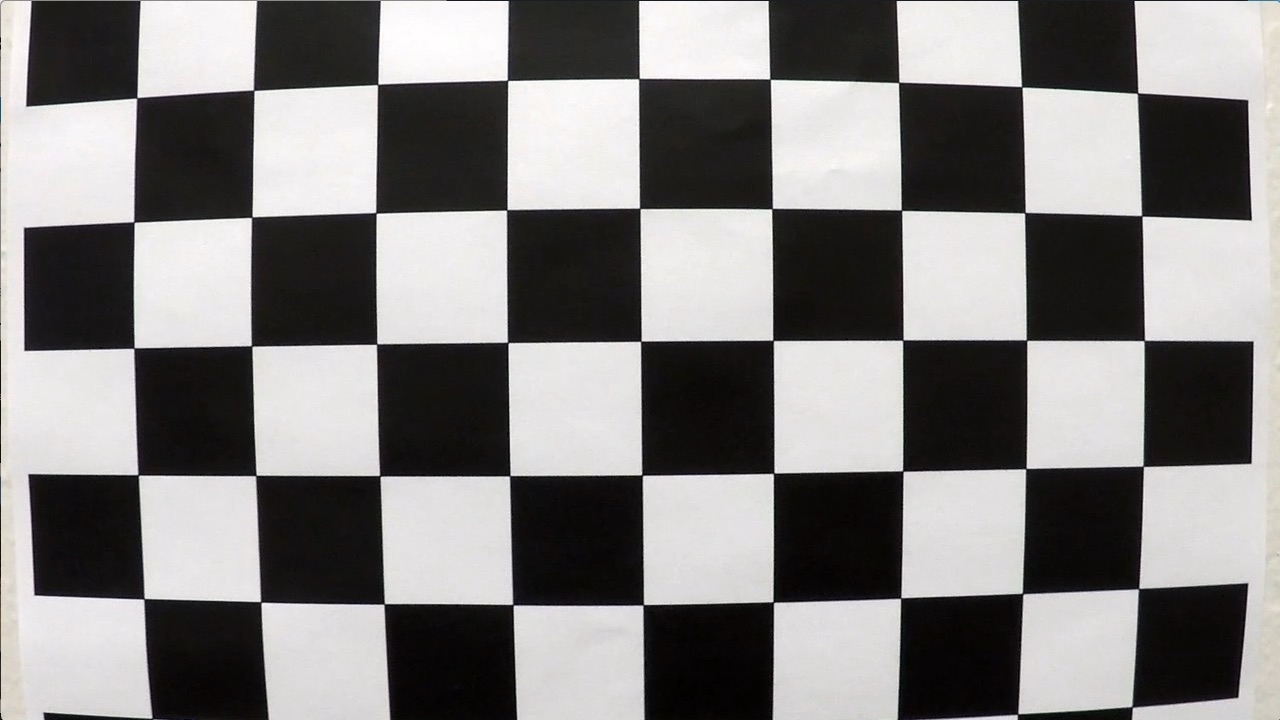
#> input picture CarND-Advanced-Lane-Lines/camera_cal/calibration1.jpg, 1280 x 720 px; its folder holds 5 pictures in this run
$ python calibration.py
#> lines starting #> are read from the running program, lines starting #| are printed output that depends on the picture; after the words box and inside, x2 and y2 are one past the last pixel; in counts of white or black regions, pixels touching at a corner belong together
import numpy as np
import cv2
import glob
import pickle
#import matplotlib.pyplot as plt
#matplotlib qt


# Load camera matrix and distortion parameters from file
def load_calib_data(filename):
    calib_data_file = open(filename, "rb")
    calib_data = pickle.load(calib_data_file)
    calib_mtx = calib_data["mtx"]
    calib_dist = calib_data["dist"]
    calib_data_file.close()
    return calib_mtx, calib_dist


# Calibrate camera and save camera matrix and distortion parameters to file
def main():

    # prepare object points, like (0,0,0), (1,0,0), (2,0,0) ....,(6,5,0)
    objp = np.zeros((6*9,3), np.float32)
    objp[:,:2] = np.mgrid[0:9, 0:6].T.reshape(-1,2)

    # Arrays to store object points and image points from all the images.
    objpoints = [] # 3d points in real world space
    imgpoints = [] # 2d points in image plane.

    # Make a list of calibration images
    images = glob.glob('camera_cal/calibration*.jpg')

    # Step through the list and search for chessboard corners
    for idx, fname in enumerate(images):
        img = cv2.imread(fname)
#> img is the input picture: shape (720, 1280, 3); mean B, G, R 127.8, 128.4, 130.1
        gray = cv2.cvtColor(img, cv2.COLOR_BGR2GRAY)

        # Find the chessboard corners
        ret, corners = cv2.findChessboardCorners(gray, (9,6), None)
#> ret = False; corners = None

        # If found, add object points, image points
        if ret == True:
            objpoints.append(objp)
            imgpoints.append(corners)

            # Draw and display the corners
            cv2.drawChessboardCorners(img, (9,6), corners, ret)
            #write_name = 'corners_found'+str(idx)+'.jpg'
            #cv2.imwrite(write_name, img)
            cv2.imshow('img', img)
            cv2.waitKey(10)
#> pass 2 of the loop in main, `for idx, fname in enumerate(images):`:
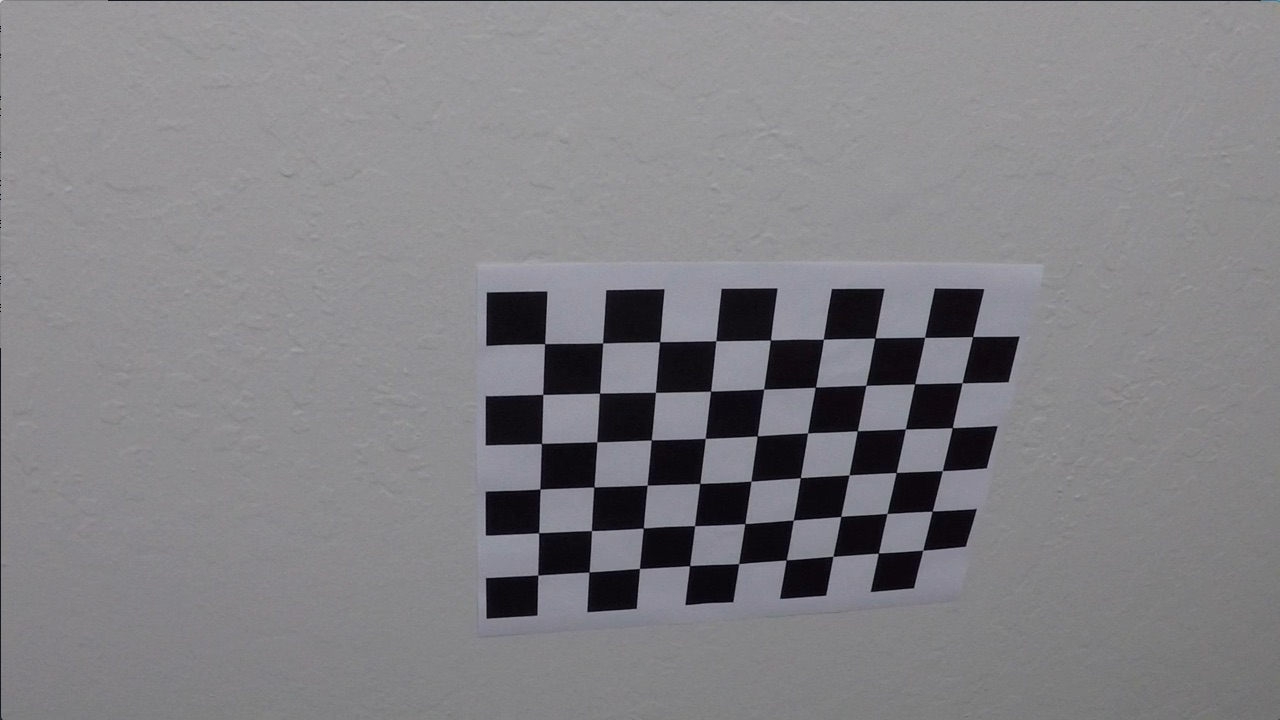
#> input picture CarND-Advanced-Lane-Lines/camera_cal/calibration10.jpg, 1280 x 720 px
#> in main, img is the input picture: shape (720, 1280, 3); mean B, G, R 133.1, 129.4, 130.2
#> ret = True; corners = 54 rows, first 8: [545.3, 343.1], [602.7, 342.8], [660.1, 341.3], [715.8, 340.7], [770.6, 340], [823.5, 339.2], [874.3, 338.5], [925.1, 337.4]
#> in main, `cv2.drawChessboardCorners(img, (9,6), corners, ret)`:
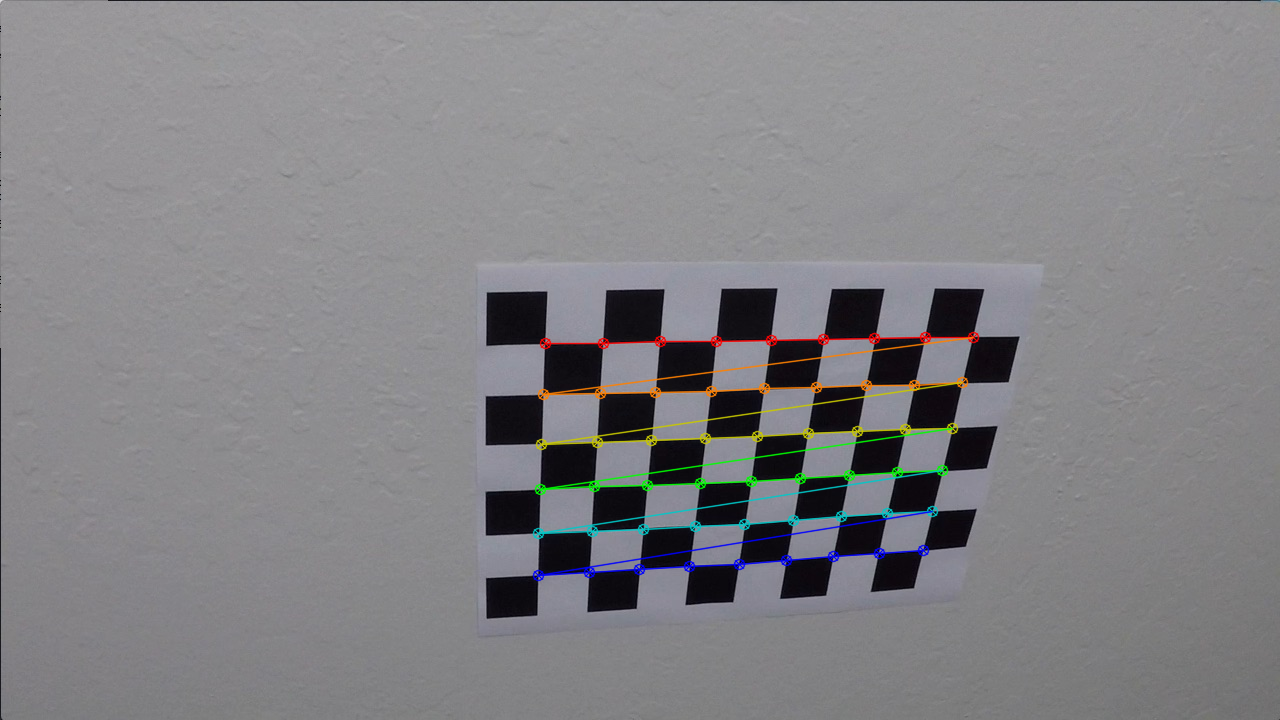
#> img: shape (720, 1280, 3); 1.91% of pixels changed, all inside (x1, y1, x2, y2) = (532, 331, 980, 582)
#> pass 3 of the loop in main, `for idx, fname in enumerate(images):`:
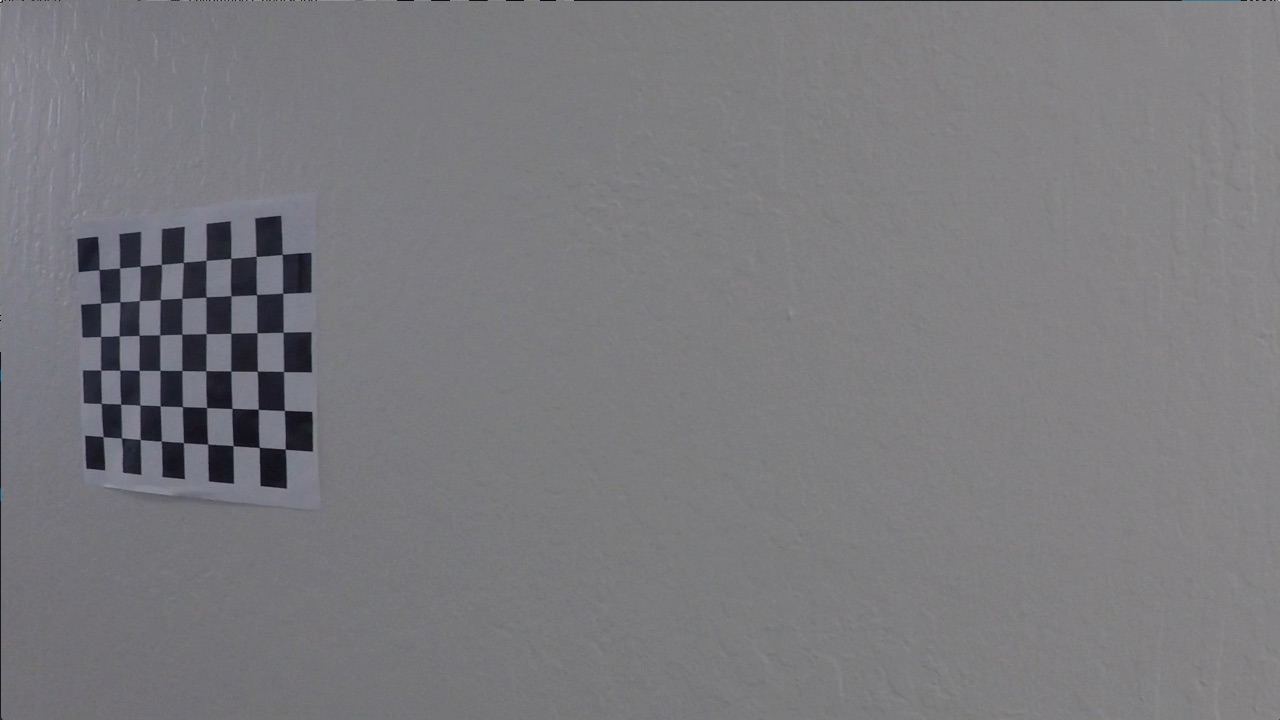
#> input picture CarND-Advanced-Lane-Lines/camera_cal/calibration11.jpg, 1280 x 720 px
#> in main, img is the input picture: shape (720, 1280, 3); mean B, G, R 125.2, 121.7, 122.2
#> corners = 54 rows, first 8: [99.22, 269.6], [119.6, 268], [140.1, 266.1], [161.3, 264.5], [183.3, 262.5], [206.1, 260.3], [230.7, 258.2], [256.2, 256.3]
#> in main, `cv2.drawChessboardCorners(img, (9,6), corners, ret)`:
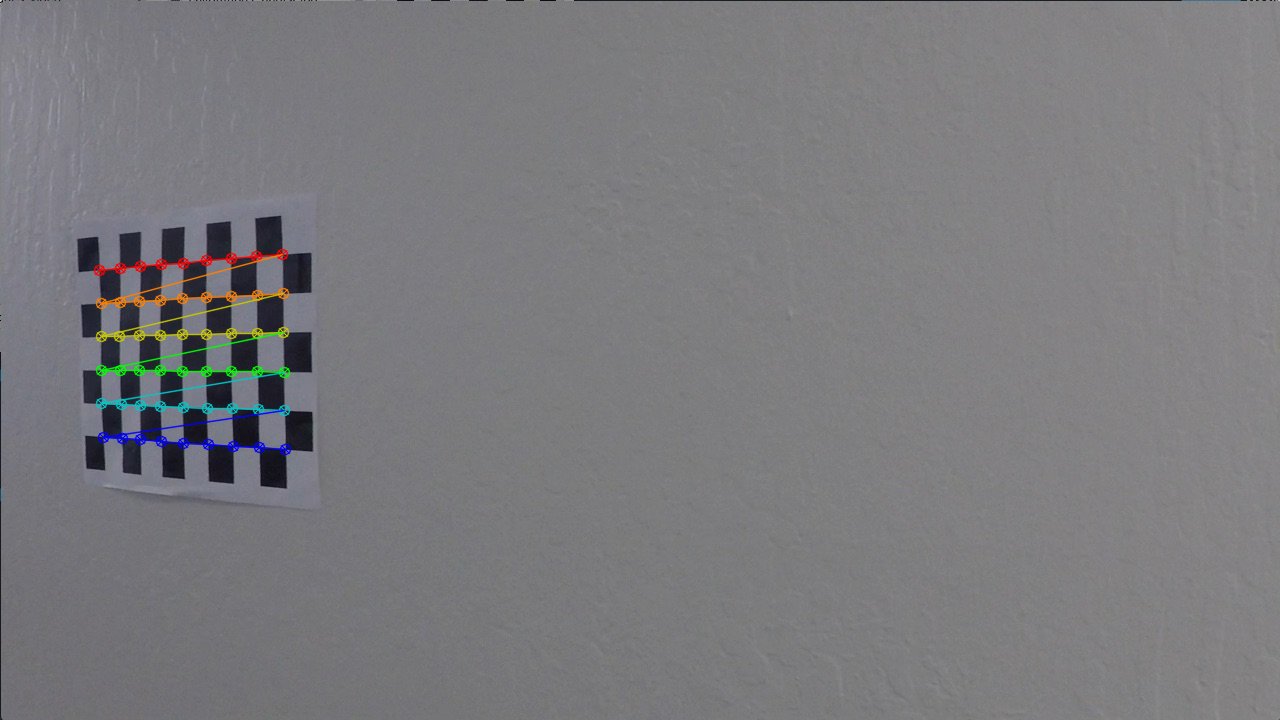
#> img: shape (720, 1280, 3); 1.11% of pixels changed, all inside (x1, y1, x2, y2) = (93, 248, 292, 456)
#> the loop made 5 passes; the first 3 are shown

    cv2.destroyAllWindows()

    # Test undistortion on an image
    img = cv2.imread('camera_cal/calibration1.jpg')
    img_size = (img.shape[1], img.shape[0])
#> img_size = (1280, 720)

    # Do camera calibration given object points and image points
    ret, mtx, dist, rvecs, tvecs = cv2.calibrateCamera(objpoints, imgpoints, img_size,None,None)

    # Undistort image
    dst = cv2.undistort(img, mtx, dist, None, mtx)
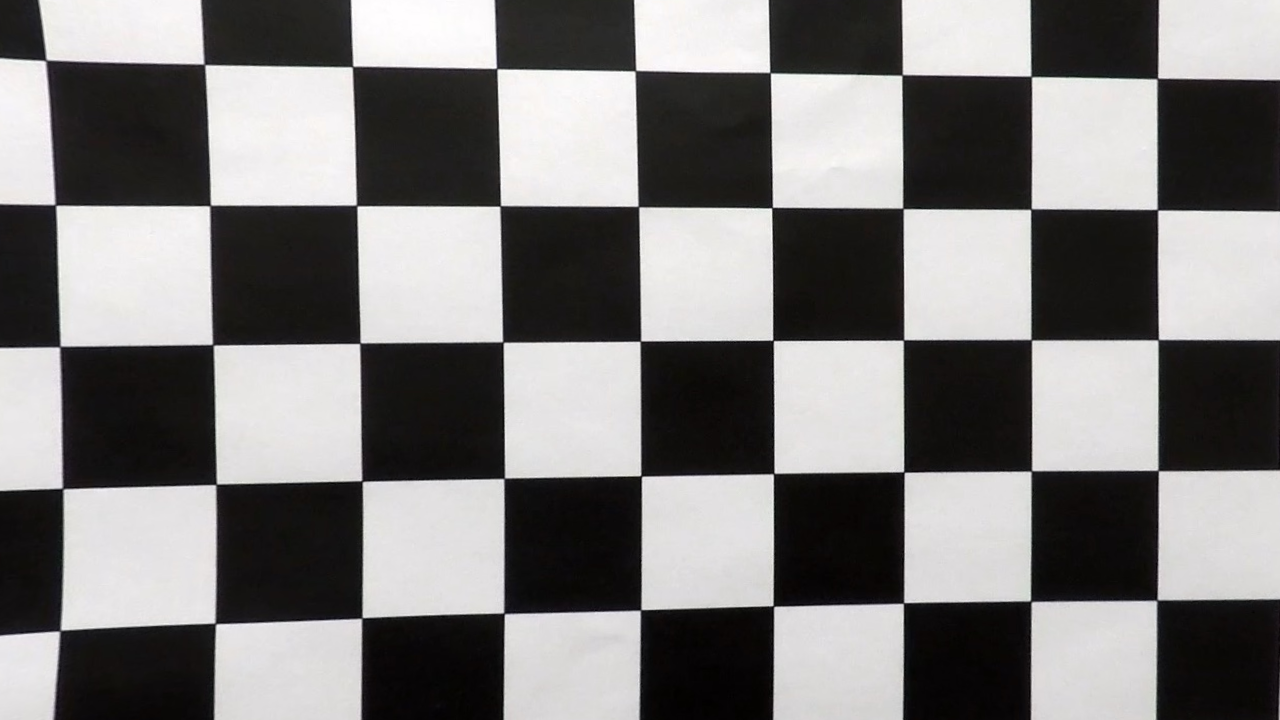
#> dst: shape (720, 1280, 3); mean B, G, R 123.1, 123.5, 125.1

    # Visualize before after
    show = np.hstack((img, dst))
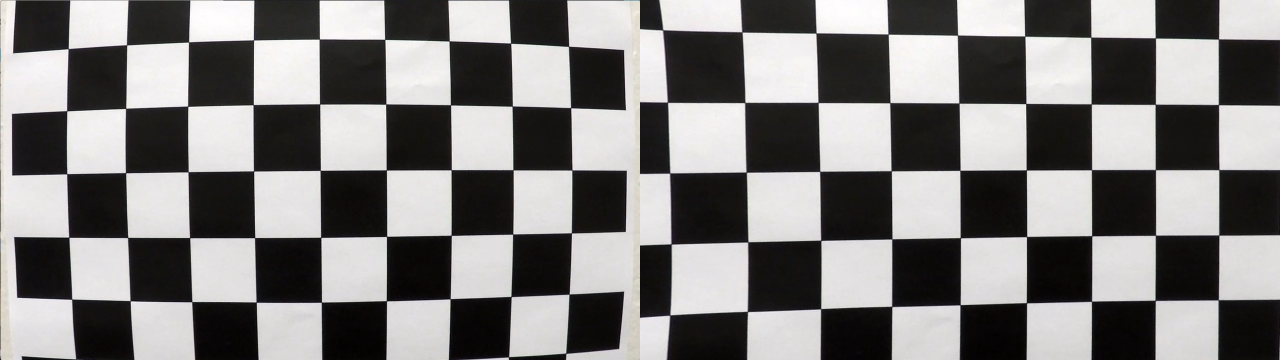
#> show: shape (720, 2560, 3) (shown at 1/2 size); mean B, G, R 125.4, 126, 127.6
    cv2.imshow('Before After', show)
    cv2.waitKey(10)
    cv2.imwrite('output_images/distorted_undistorted.jpg',show)

    # Undistort example image
    img = cv2.imread("test_images/straight_lines1.jpg")
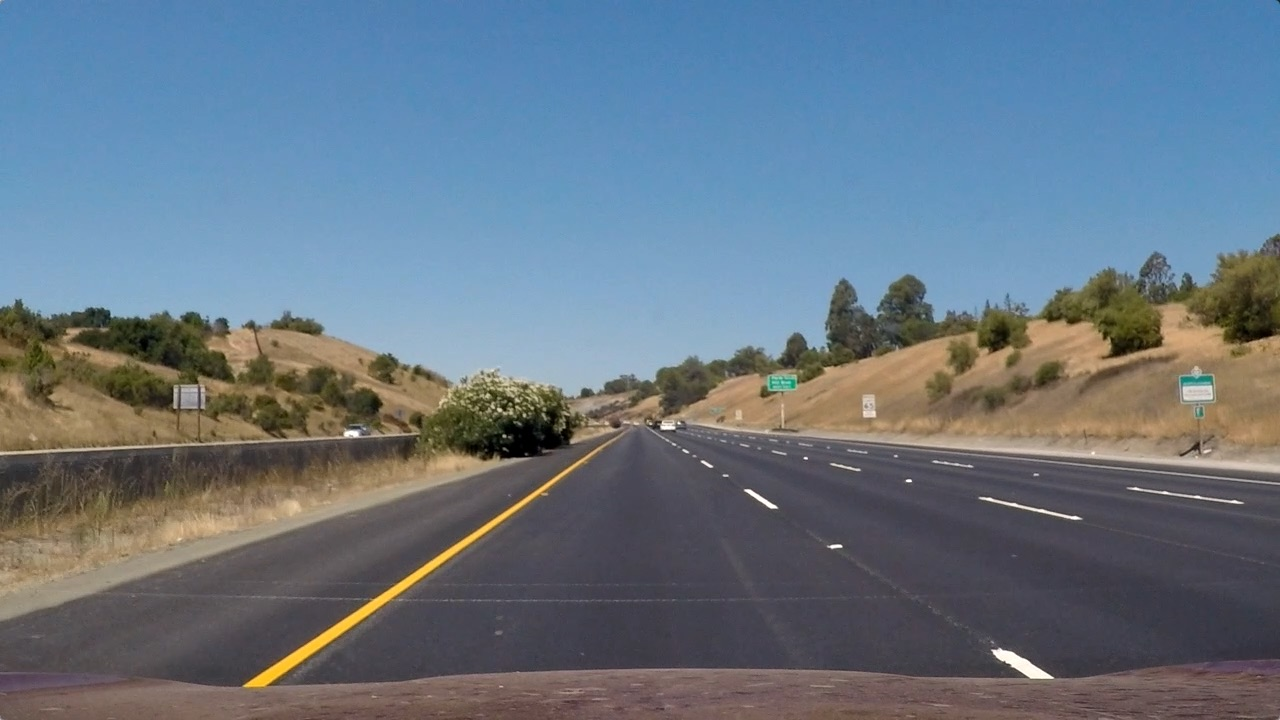
#> input picture CarND-Advanced-Lane-Lines/test_images/straight_lines1.jpg, 1280 x 720 px
#> img is the input picture: shape (720, 1280, 3); mean B, G, R 131.2, 117.7, 103.2
    dst = cv2.undistort(img, mtx, dist, None, mtx)
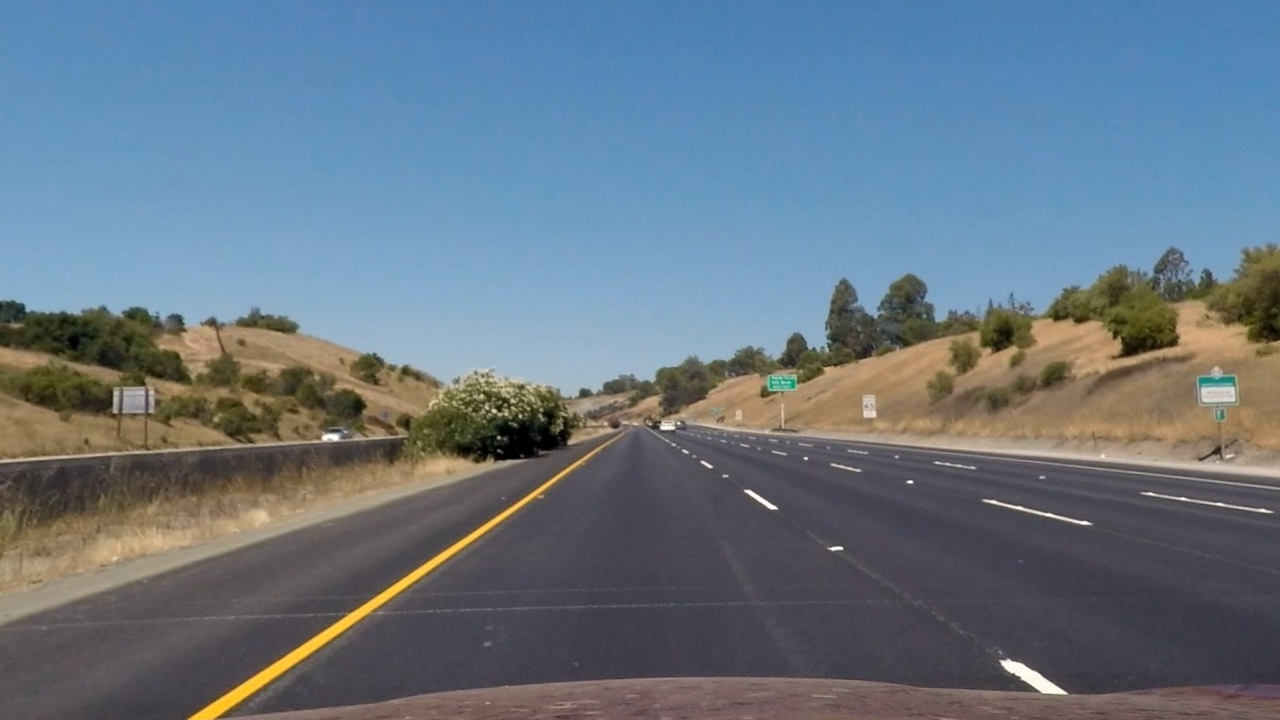
#> dst: shape (720, 1280, 3); mean B, G, R 131.6, 118.2, 103.3
    show = np.hstack((img, dst))
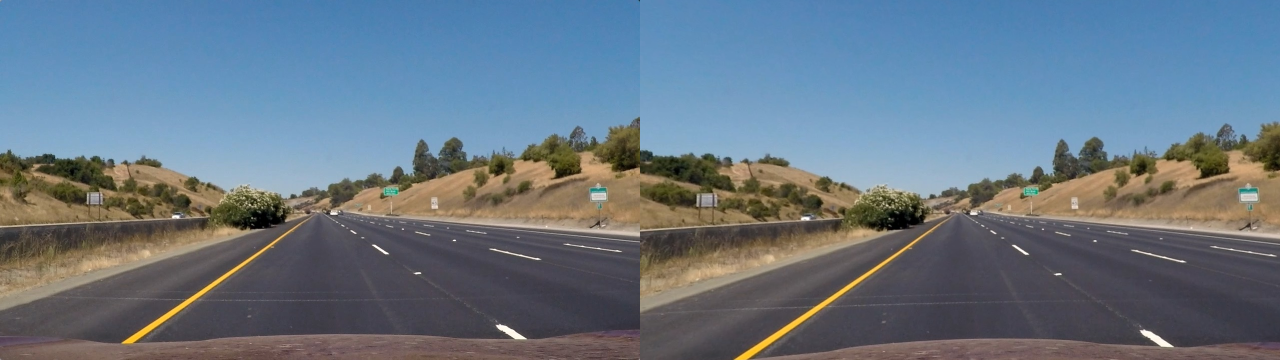
#> show: shape (720, 2560, 3) (shown at 1/2 size); mean B, G, R 131.4, 117.9, 103.2
    cv2.imshow('Before After', show)
    cv2.waitKey(10)
    cv2.imwrite('output_images/distorted_undistorted2.jpg',show)

    cv2.destroyAllWindows()

    print (mtx)
    print (dist)

    # Save the camera calibration result for later use (we won't worry about rvecs / tvecs)
    dist_pickle = {}
    dist_pickle["mtx"] = mtx
    dist_pickle["dist"] = dist
    pickle.dump( dist_pickle, open( "calib_data.p", "wb" ) )

if __name__ == '__main__':
    main()
